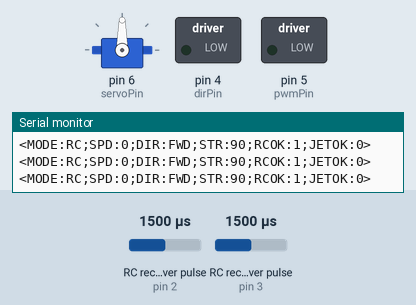
Simulated run of this sketch. Board: Arduino Uno, built with avr-gcc and run on an emulated ATmega328P. Shown: servo, switched loads named in the sketch (green lamp = pin HIGH), the last lines printed to the serial monitor. Wiring (inferred from the names in the program): 2 × RC receiver channel: data pin 2 / data pin 3. Inputs (shaded band) come from the test bench; at power-on: RC receiver pulse (sensors on pin 2, pin 3) 1500 µs.

Above: at 1.2 s.
1.3 s: RC receiver pulse (sensor on pin 2) set to 1020 µs
At 2.3 s:
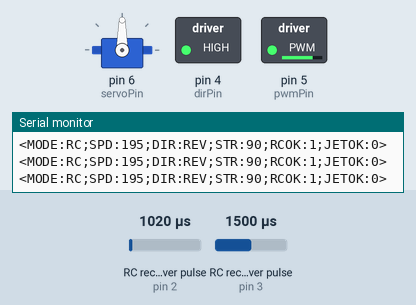
2.8 s: RC receiver pulse (sensor on pin 3) set to 1020 µs
At 3.5 s:
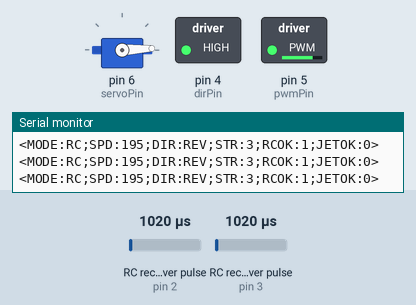
4.3 s: RC receiver pulse (sensor on pin 2) set to 1250 µs
At 4.7 s:
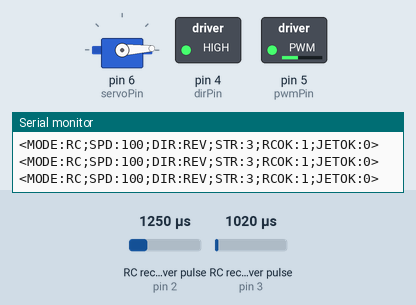
5.8 s: RC receiver pulse (sensor on pin 3) set to 1250 µs
At 7.0 s:
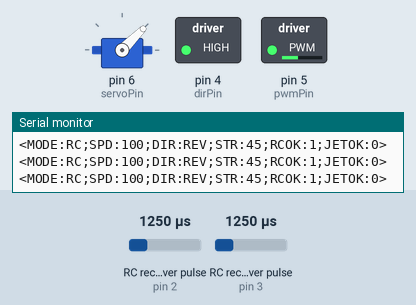
7.3 s: RC receiver pulse (sensor on pin 2) set to 1500 µs
At 8.1 s:
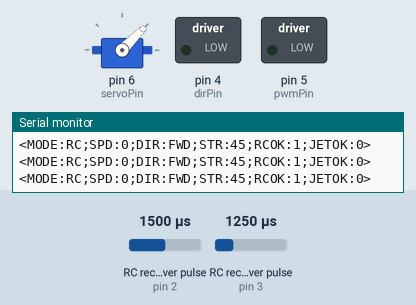
8.8 s: RC receiver pulse (sensor on pin 3) set to 1750 µs
At 9.3 s:
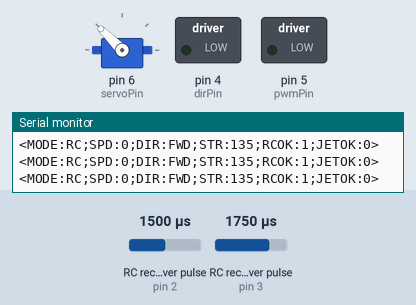
Timing chart, 0 to 11.3 s (numbered marks = the images above; inputs shaded):
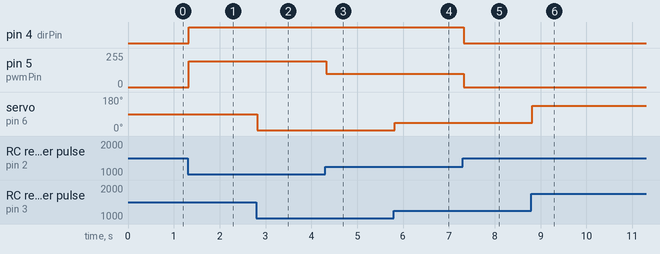

The sketch:

RC+Jetsoncontrol.ino
```cpp
// RC + Jetson Serial Motor/Steering Controller
// RC overrides Jetson until RC stays neutral for 2s

// --- Pin definitions ---
const int rcThrottlePin = 2;   // RC throttle input
const int rcSteeringPin = 3;   // RC steering input
const int dirPin = 4;          // Motor driver direction pin
const int pwmPin = 5;          // Motor driver PWM pin
const int servoPin = 6;        // Steering servo signal output

// --- RC calibration ---
const int minPulse = 1000;
const int neutral = 1500;
const int maxPulse = 2000;
const int deadband = 25;

// --- Settings ---
float speedScalar = 0.8;
unsigned long signalTimeout = 100;     // stop if no RC signal within 100 ms
unsigned long jetsonTimeout = 500;     // stop if no Jetson command within 500 ms
unsigned long neutralHoldTime = 2000;  // must hold neutral this long to switch back to Jetson
unsigned long debugInterval = 100;     // how often to send debug info (ms)


// --- Tracking ---
unsigned long lastRCsignal = 0;
unsigned long lastJetsonCmd = 0;
unsigned long rcNeutralStart = 0;
unsigned long lastDebugTime = 0;
bool rcActive = true; // RC control mode initially

// --- Jetson command values ---
int jetsonThrottle = 0;  // 0–255
int jetsonSteering = 90; // 0–180 (centered)

// --- Includes ---
#include <Servo.h>
Servo steeringServo;

void setup() {
  pinMode(rcThrottlePin, INPUT);
  pinMode(rcSteeringPin, INPUT);
  pinMode(dirPin, OUTPUT);
  pinMode(pwmPin, OUTPUT);
  steeringServo.attach(servoPin);
  Serial.begin(115200); // faster serial rate for Jetson
}

void loop() {
  // --- Step 1: Read RC input ---
  int thrPulse = pulseIn(rcThrottlePin, HIGH, 25000);
  int strPulse = pulseIn(rcSteeringPin, HIGH, 25000);
  bool rcSignalOK = (thrPulse > 0 && strPulse > 0);

  // --- Step 2: Parse Jetson serial input if available ---
  if (Serial.available()) {
    String cmd = Serial.readStringUntil('>');
    int tIndex = cmd.indexOf("THR:");
    int sIndex = cmd.indexOf("STR:");
    if (tIndex >= 0 && sIndex >= 0) {
      jetsonThrottle = constrain(cmd.substring(tIndex + 4, cmd.indexOf(';', tIndex)).toInt(), -255, 255);
      jetsonSteering = constrain(cmd.substring(sIndex + 4).toInt(), 0, 180);
      lastJetsonCmd = millis();
    }
  }

  // --- Step 3: Decide control mode ---
  if (rcSignalOK) {
    lastRCsignal = millis();

    bool rcNeutral = (abs(thrPulse - neutral) <= deadband) && (abs(strPulse - neutral) <= deadband);

    if (!rcNeutral) {
      // RC is active — override Jetson
      rcActive = true;
      rcNeutralStart = 0;
    } else {
      // RC neutral — start counting hold time
      if (rcNeutralStart == 0) rcNeutralStart = millis();
      if (millis() - rcNeutralStart > neutralHoldTime) {
        rcActive = false; // RC neutral long enough — return control to Jetson
      }
    }
  }

  // --- Step 4: Determine output values ---
  int speedValue = 0;
  bool direction = LOW;
  int steeringAngle = 90;

  if (rcActive && rcSignalOK) {
    // --- RC mode ---
    if (thrPulse > neutral + deadband) {
      direction = LOW;
      speedValue = map(thrPulse, neutral, maxPulse, 0, 255);
    } else if (thrPulse < neutral - deadband) {
      direction = HIGH;
      speedValue = map(thrPulse, neutral, minPulse, 0, 255);
    } else {
      speedValue = 0;
    }

    speedValue = constrain(speedValue * speedScalar, 0, 255);
    steeringAngle = map(strPulse, minPulse, maxPulse, 0, 180);
  }
  else if (!rcActive && (millis() - lastJetsonCmd < jetsonTimeout)) {
    // --- Jetson mode ---
    direction = (jetsonThrottle >= 0) ? LOW : HIGH;
    speedValue = constrain(abs(jetsonThrottle), 0, 255);
    steeringAngle = constrain(jetsonSteering, 0, 180);
  }
  else {
    // --- Failsafe ---
    speedValue = 0;
  }

  // --- Step 5: Apply outputs ---
  digitalWrite(dirPin, direction);
  analogWrite(pwmPin, speedValue);
  steeringServo.write(steeringAngle);

    // --- Step 6: Send debug info periodically ---
  unsigned long now = millis();
  if (now - lastDebugTime >= debugInterval) {
    lastDebugTime = now;
    Serial.print("<MODE:");
    Serial.print(rcActive ? "RC" : "JETSON");
    Serial.print(";SPD:");
    Serial.print(speedValue);
    Serial.print(";DIR:");
    Serial.print(direction ? "REV" : "FWD");
    Serial.print(";STR:");
    Serial.print(steeringAngle);
    Serial.print(";RCOK:");
    Serial.print(rcSignalOK ? "1" : "0");
    Serial.print(";JETOK:");
    Serial.print((millis() - lastJetsonCmd < jetsonTimeout) ? "1" : "0");
    Serial.println(">");
  }


  delay(10);
}
```

Measured:
- after the input at 1.3 s, pin 4 (dirPin): LOW → HIGH at once; pin 5 (pwmPin): 0/255 → 195/255 at once
- after the input at 2.8 s, servo on pin 6 (servoPin): 90° → 3° at once
- after the input at 4.3 s, pin 5 (pwmPin): 195/255 → 100/255 at once
- after the input at 5.8 s, servo on pin 6 (servoPin): 3° → 45° at once
- after the input at 7.3 s, pin 4 (dirPin): HIGH → LOW at once; pin 5 (pwmPin): 100/255 → 0/255 at once
- after the input at 8.8 s, servo on pin 6 (servoPin): 45° → 135° at once
